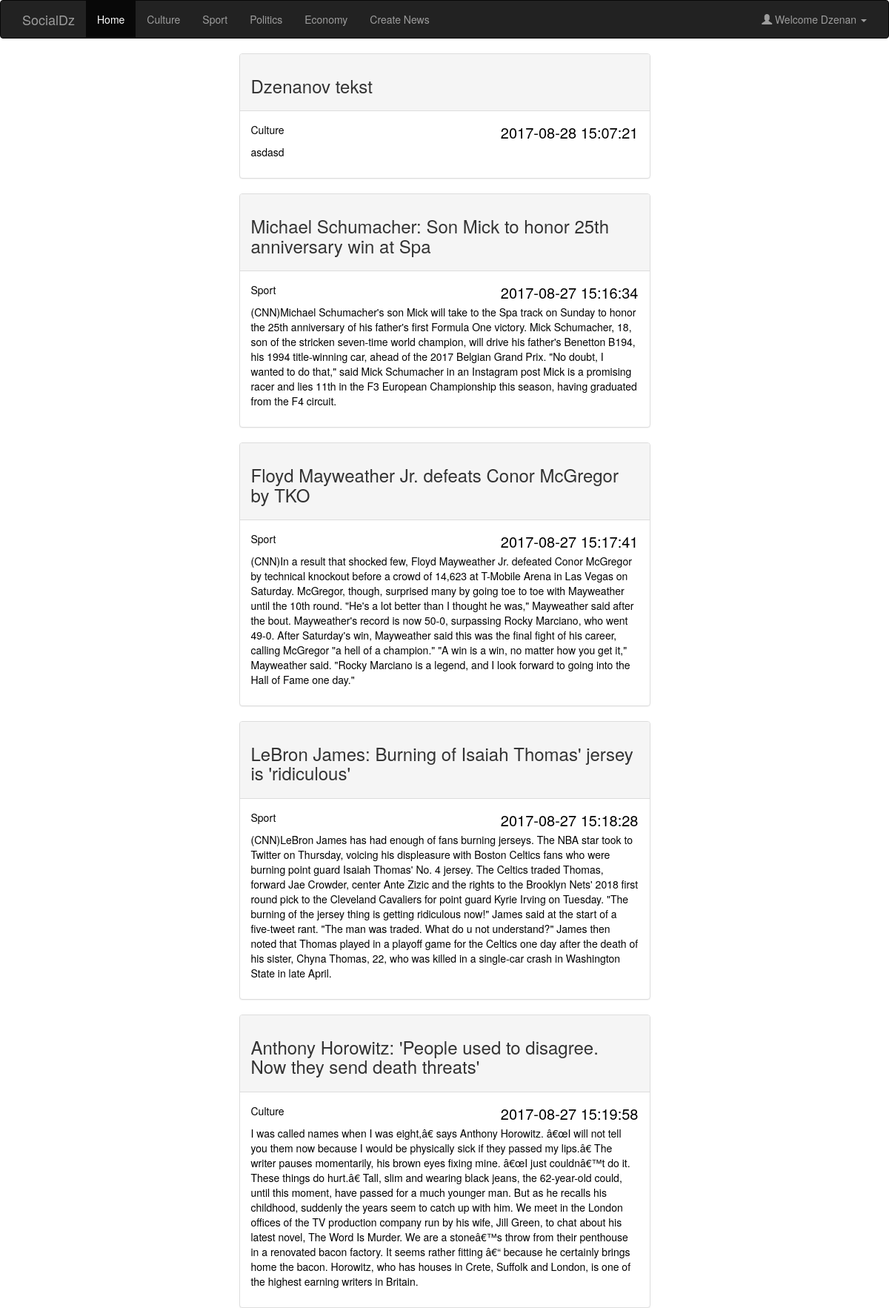
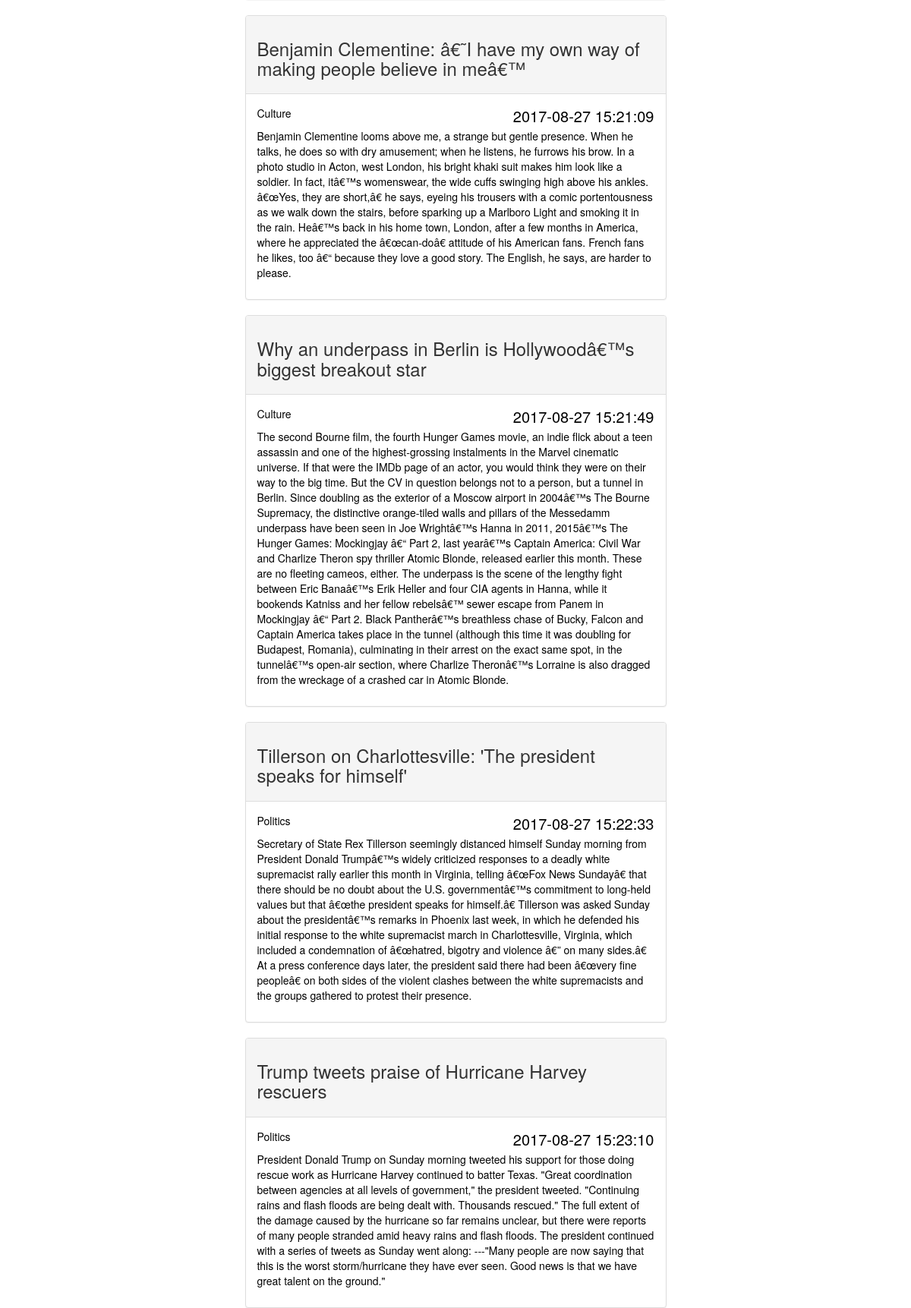
Screenshot of /pages/landing.php (signed in, upper part) with the database file from the repository (2 pictures, top to bottom).
### tables this page shows
CREATE TABLE `users` (
  `ID` int(11) NOT NULL,
  `name` varchar(15) NOT NULL,
  `surname` varchar(20) NOT NULL,
  `email` varchar(20) NOT NULL,
  `password` text NOT NULL,
  `is_admin` tinyint(1) NOT NULL DEFAULT '0'
);

CREATE TABLE `news` (
  `ID` int(11) NOT NULL,
  `title` text NOT NULL,
  `content` text NOT NULL,
  `category` enum('culture','sport','politics','economy') NOT NULL,
  `created` timestamp NOT NULL DEFAULT CURRENT_TIMESTAMP
);

### services/databaseService.php (called while the page is built, shortened)
<?php
include ("..\classes\db.php");
$db = new db("localhost", "root", "","socialdz");

### classes/db.php (called while the page is built, shortened)
<?php
class db {
    private $host;
    private $user;
    private $password;
    private $dbName;
    private $dbh;
    public function __construct($host,$user,$password,$dbName)
    {
        $this->host = $host;
        $this->user = $user;
        $this->password = $password;
        $this->dbName = $dbName;
    }
    public function connect(){
       try{
           $this->dbh = new PDO('mysql:host=' . $this->host . ';dbname=' . $this->dbName, $this->user, $this->password);
           $this->dbh->setAttribute(PDO::ATTR_ERRMODE, PDO::ERRMODE_EXCEPTION);
       } catch(PDOException $e) {
            var_dump($e->getMessage()); die();
       }
    }
    public function getUserById($id){
        try{
            $sql = $this->dbh->prepare("SELECT * FROM users WHERE ID =" . $id);
            $sql->execute();
            $row = $sql->fetch();
            return $row;
        }catch (Exception $e){
            var_dump($e->getMessage()); die();
        }
    }
    public function getAllNews(){
        try{
            $sql = $this->dbh->prepare("SELECT * FROM news");
            $sql->execute();
            $rows = $sql->fetchAll();
            return $rows;
        }catch (Exception $e){
            var_dump($e->getMessage()); die();
        }
    }
}

### pages/landing.php (the view, shortened to what this page needs)
<?php
    include_once ("../services/databaseService.php");
    $id = $_SESSION['id'];
    $user = $db->getUserById($id);
    $news = $db->getAllNews();
?>
<html>
    <?php include_once("partials\head.php"); ?>
    <?php include_once("partials\header.php"); ?>
<div class="container">
    <div class="row">
        <?php
            foreach($news as $new){
                echo ' <div class="col-sm-6 col-sm-offset-3">
                        <div class="panel panel-default">
                            <div class="panel-heading">
                                <h3>'.$new['title'].'
                                </h3>
                            </div>
                            <div class="panel-body">
                                <p class="category">'.$new['category'].'  <span class="time">'.$new['created'].'</span></p>
                                <p>'.$new['content'].'</p>
                             </div>
                        </div>
                    </div>';
            }
        ?>
    </div>
</div>
</html>

### pages/partials/header.php (shortened to what this page needs)
<?php
    $uri = $_SERVER['REQUEST_URI'];
?>
<nav class="navbar navbar-inverse">
    <div class="container">
        <div class="navbar-header">
            <?php
            if(!empty($user)){
                echo '<a class="navbar-brand" href="/pages/landing.php">SocialDz</a>';
            }
            else{
                echo '<a class="navbar-brand" href="/">SocialDz</a>';
            }
            ?>
        </div>
        <ul class="nav navbar-nav">
            <?php
            if(strpos($uri, "landing") !== false ) {
                echo('
                    <li class="active"><a href="/pages/landing.php">Home</a></li>
                    <li><a href="/pages/culture.php">Culture</a></li>
                    <li><a href="/pages/sport.php">Sport</a></li>
                    <li><a href="/pages/politics.php">Politics</a></li>
                    <li><a href="/pages/economy.php">Economy</a></li>
                ');
                if($user['is_admin']){
                    echo('<li><a href="news.php">Create News</a></li>');
                }
            }
            ?>
        </ul>
        <ul class="nav navbar-nav navbar-right">
            <?php
                if(strpos($uri, "registration") !== false){
                    echo('<li><a href="/pages/login.php"><span class="glyphicon glyphicon-log-in"></span> Login</a></li>');
                }
                else if(strpos($uri, "login") !== false){
                    echo('<li><a href="/pages/registration.php"><span class="glyphicon glyphicon-user"></span> Sign Up</a></li>');
                }
                else if(strlen ( $uri) == 1){
                    echo('<li><a href="/pages/registration.php"><span class="glyphicon glyphicon-user"></span> Sign Up</a></li>
                    <li><a href="/pages/login.php"><span class="glyphicon glyphicon-log-in"></span> Login</a></li>');
                }
                else{
                    echo(' <li class="dropdown">
                            <a class="dropdown-toggle" data-toggle="dropdown" href="#"><span class="glyphicon glyphicon-user"></span>
                            Welcome '.$user['name'].'
                            <span class="caret"></span></a>
                            <ul class="dropdown-menu">
                              <li><a href="../../services/logoutService.php"><span class="glyphicon glyphicon-log-out"></span> Logout</a></li>
                            </ul>
                          </li>');
                }
            ?>
        </ul>
    </div>
</nav>

### assets/css/master.css (style rules this page uses)
.time { float: right; font-size: 20px; }
.category { text-transform: capitalize; }
.panel-body p { color:black !important; }

### rows the page displays
users: name "Dzenan"
news: title "Dzenanov tekst", category "Culture", created "2017-08-28 15:07:21", content "asdasd"
news: title "Michael Schumacher: Son Mick to honor 25th anniversary win at Spa", category "Sport", created "2017-08-27 15:16:34", content "(CNN)Michael Schumacher's son Mick will take to the Spa track on Sunday to honor the 25th anniversary of his father's first Formula One victory. Mick Schumacher, 18, son of the stricken seven-time world champion, will drive his father's Benetton B194, his 1994 title-winning car, ahead of the 2017 Belgian Grand Prix. \"No doubt, I wanted to do that,\" said Mick Schumacher in an Instagram post Mick is a promising racer and lies 11th in the F3 European Championship this season, having graduated from the F4 circuit."
news: title "Floyd Mayweather Jr. defeats Conor McGregor by TKO", category "Sport", created "2017-08-27 15:17:41", content "(CNN)In a result that shocked few, Floyd Mayweather Jr. defeated Conor McGregor by technical knockout before a crowd of 14,623 at T-Mobile Arena in Las Vegas on Saturday. McGregor, though, surprised many by going toe to toe with Mayweather until the 10th round. \"He's a lot better than I thought he was,\" Mayweather said after the bout. Mayweather's record is now 50-0, surpassing Rocky Marciano, who went 49-0. After Saturday's win, Mayweather said this was the final fight of his career, calling McGregor \"a hell of a champion.\" \"A win is a win, no matter how you get it,\" Mayweather said. \"Rocky Marciano is a legend, and I look forward to going into the Hall of Fame one day.\""
news: title "LeBron James: Burning of Isaiah Thomas' jersey is 'ridiculous'", category "Sport", created "2017-08-27 15:18:28", content "(CNN)LeBron James has had enough of fans burning jerseys. The NBA star took to Twitter on Thursday, voicing his displeasure with Boston Celtics fans who were burning point guard Isaiah Thomas' No. 4 jersey. The Celtics traded Thomas, forward Jae Crowder, center Ante Zizic and the rights to the Brooklyn Nets' 2018 first round pick to the Cleveland Cavaliers for point guard Kyrie Irving on Tuesday. \"The burning of the jersey thing is getting ridiculous now!\" James said at the start of a five-tweet rant. \"The man was traded. What do u not understand?\" James then noted that Thomas played in a playoff game for the Celtics one day after the death of his sister, Chyna Thomas, 22, who was killed in…"
news: title "Anthony Horowitz: 'People used to disagree. Now they send death threats'", category "Culture", created "2017-08-27 15:19:58", content "I was called names when I was eight,â€ says Anthony Horowitz. â€œI will not tell you them now because I would be physically sick if they passed my lips.â€ The writer pauses momentarily, his brown eyes fixing mine. â€œI just couldnâ€™t do it. These things do hurt.â€ Tall, slim and wearing black jeans, the 62-year-old could, until this moment, have passed for a much younger man. But as he recalls his childhood, suddenly the years seem to catch up with him. We meet in the London offices of the TV production company run by his wife, Jill Green, to chat about his latest novel, The Word Is Murder. We are a stoneâ€™s throw from their penthouse in a renovated bacon factory. It seems rather…"
news: title "Benjamin Clementine: â€˜I have my own way of making people believe in meâ€™", category "Culture", created "2017-08-27 15:21:09", content "Benjamin Clementine looms above me, a strange but gentle presence. When he talks, he does so with dry amusement; when he listens, he furrows his brow. In a photo studio in Acton, west London, his bright khaki suit makes him look like a soldier. In fact, itâ€™s womenswear, the wide cuffs swinging high above his ankles. â€œYes, they are short,â€ he says, eyeing his trousers with a comic portentousness as we walk down the stairs, before sparking up a Marlboro Light and smoking it in the rain. Heâ€™s back in his home town, London, after a few months in America, where he appreciated the â€œcan-doâ€ attitude of his American fans. French fans he likes, too â€“ because they love a good story. The…"
news: title "Why an underpass in Berlin is Hollywoodâ€™s biggest breakout star", category "Culture", created "2017-08-27 15:21:49", content "The second Bourne film, the fourth Hunger Games movie, an indie flick about a teen assassin and one of the highest-grossing instalments in the Marvel cinematic universe. If that were the IMDb page of an actor, you would think they were on their way to the big time. But the CV in question belongs not to a person, but a tunnel in Berlin. Since doubling as the exterior of a Moscow airport in 2004â€™s The Bourne Supremacy, the distinctive orange-tiled walls and pillars of the Messedamm underpass have been seen in Joe Wrightâ€™s Hanna in 2011, 2015â€™s The Hunger Games: Mockingjay â€“ Part 2, last yearâ€™s Captain America: Civil War and Charlize Theron spy thriller Atomic Blonde, released…"
news: title "Tillerson on Charlottesville: 'The president speaks for himself'", category "Politics", created "2017-08-27 15:22:33", content "Secretary of State Rex Tillerson seemingly distanced himself Sunday morning from President Donald Trumpâ€™s widely criticized responses to a deadly white supremacist rally earlier this month in Virginia, telling â€œFox News Sundayâ€ that there should be no doubt about the U.S. governmentâ€™s commitment to long-held values but that â€œthe president speaks for himself.â€ Tillerson was asked Sunday about the presidentâ€™s remarks in Phoenix last week, in which he defended his initial response to the white supremacist march in Charlottesville, Virginia, which included a condemnation of â€œhatred, bigotry and violence â€” on many sides.â€ At a press conference days later, the president said…"
news: title "Trump tweets praise of Hurricane Harvey rescuers", category "Politics", created "2017-08-27 15:23:10", content "President Donald Trump on Sunday morning tweeted his support for those doing rescue work as Hurricane Harvey continued to batter Texas. \"Great coordination between agencies at all levels of government,\" the president tweeted. \"Continuing rains and flash floods are being dealt with. Thousands rescued.\" The full extent of the damage caused by the hurricane so far remains unclear, but there were reports of many people stranded amid heavy rains and flash floods. The president continued with a series of tweets as Sunday went along: ---\"Many people are now saying that this is the worst storm/hurricane they have ever seen. Good news is that we have great talent on the ground.\""
